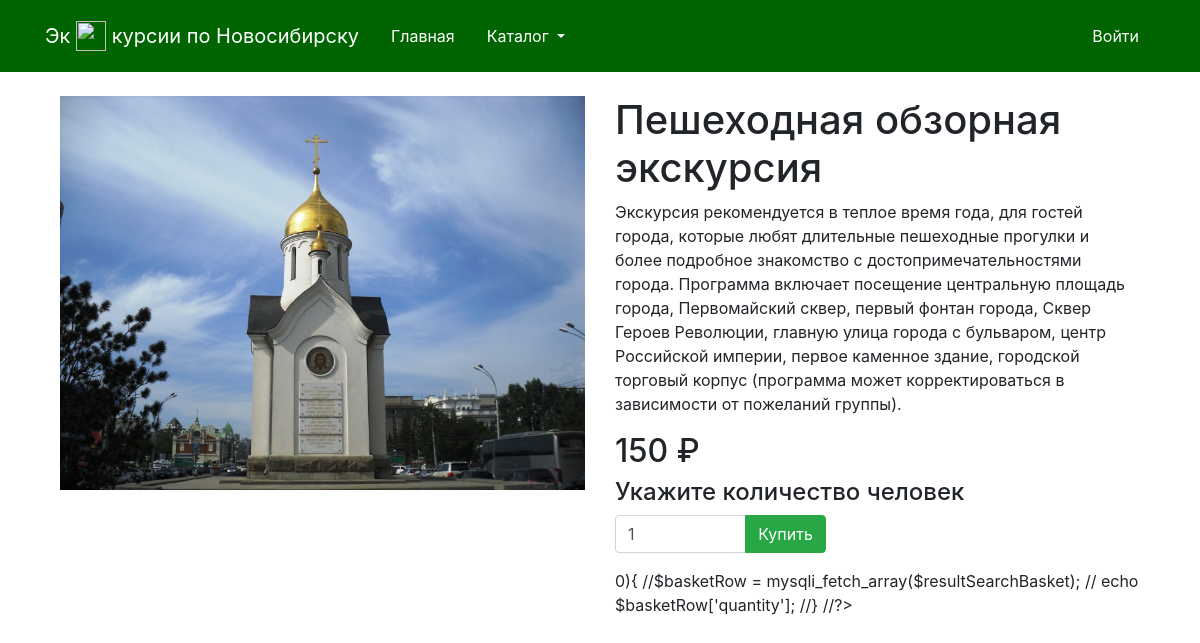
/product.php?id=11, run on the app's committed database.
### tables this page shows
CREATE TABLE IF NOT EXISTS `products` (
  `id` int(10) unsigned NOT NULL AUTO_INCREMENT,
  `name` varchar(255) NOT NULL,
  `slug` varchar(50) NOT NULL,
  `id_category` int(10) unsigned NOT NULL,
  `img` varchar(255) DEFAULT NULL,
  `description` text DEFAULT NULL,
  `price` int(11) DEFAULT NULL,
  PRIMARY KEY (`id`),
  KEY `FK_products_category` (`id_category`),
  CONSTRAINT `FK_products_category` FOREIGN KEY (`id_category`) REFERENCES `category` (`id`)
);

### product.php (the view, shortened to what this page needs)
<?php
require_once "template/header.php";
$query = 'SELECT * FROM `products` WHERE id=' . $_GET['id'];
$result = mysqli_query($conn, $query);
$products = mysqli_fetch_array($result);
?>
<div class='container mt-4 mb-5'>
    <div class='row'>
        <div class='col-md-6'>
            <img class='img-fluid' src="<?= $products['img'] ?>" alt="">
        </div>
        <div class='col-md-6'>
            <h1><?= $products['name'] ?></h1>
            <p><?= $products['description'] ?></p>
            <h2><?= $products['price'] ?> ₽</h2>
            <h4>Укажите количество человек</h4>
            <form method="POST" action="">
                <div class="input-group mb-3">
                    <input type="number" name="quantity" value="1" class="form-control col-3">
                    <div class="input-group-append">
                        <button type="submit" class="btn btn-success">Купить</button>
                    </div>
                </div>
            </form>
             0){
                //$basketRow = mysqli_fetch_array($resultSearchBasket);
               // echo $basketRow['quantity'];
            //}
            //?>
        </div>
    </div>
</div>
<?php
require_once "template/footer.php";
?>

### data on the page
products: img (picture), name "Пешеходная обзорная экскурсия", description "Экскурсия рекомендуется в теплое время года, для гостей города, которые любят длительные пешеходные прогулки и более подробное знакомство с достопримечательностями города. Программа включает посещение центральную площадь города, Первомайский сквер, первый фонтан города, Сквер Героев Революции, главную улица города с бульваром, центр Российской империи, первое каменное здание, городской торговый корпус (программа может корректироваться в зависимости от пожеланий группы).", price "150"
